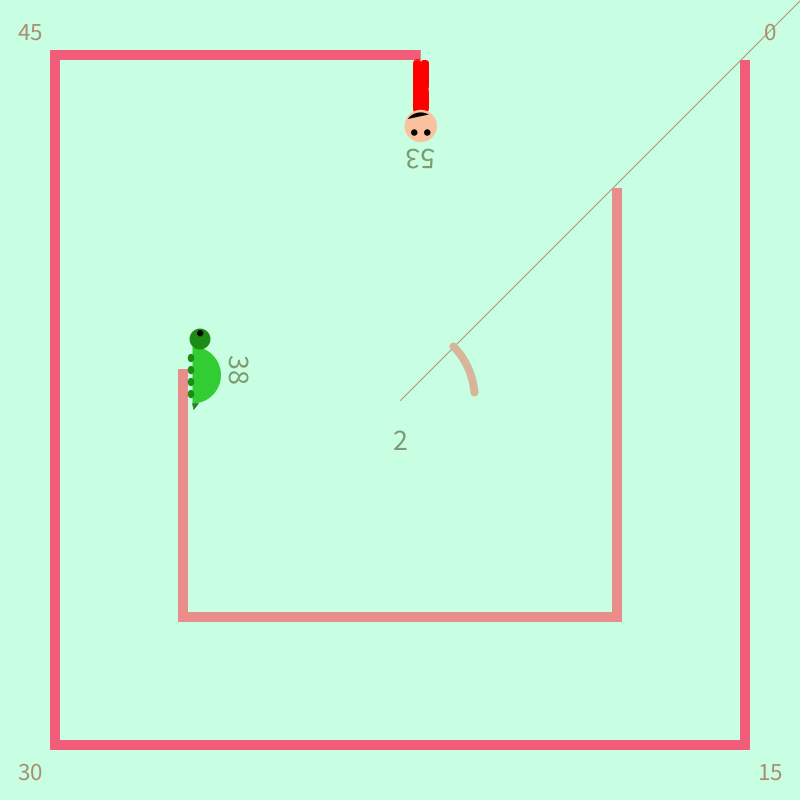
Frame 1 (no input)
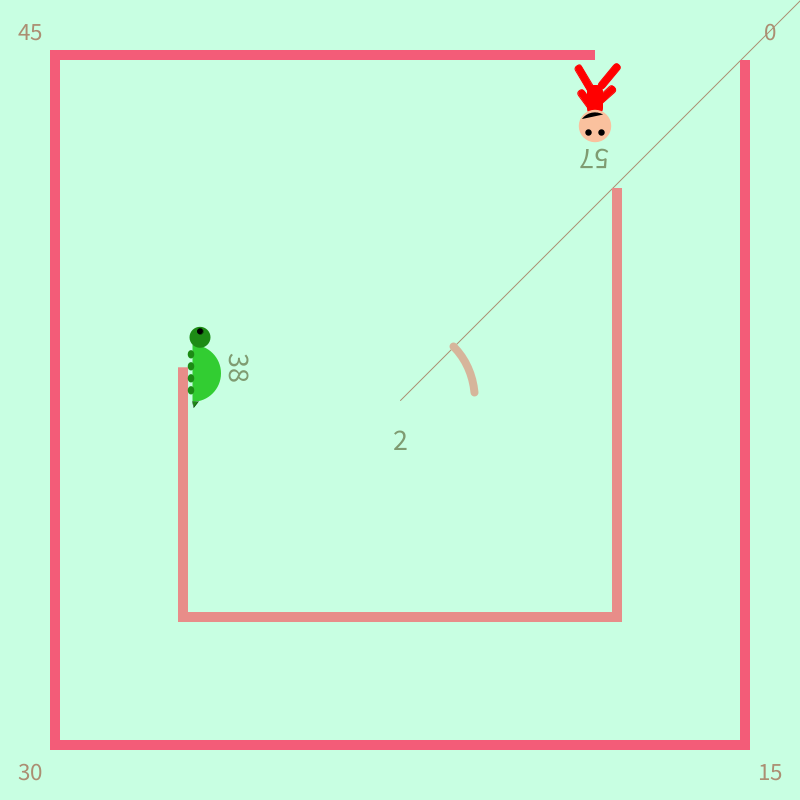
Frame 60 (the mouse pressed at the canvas centre just before this capture)
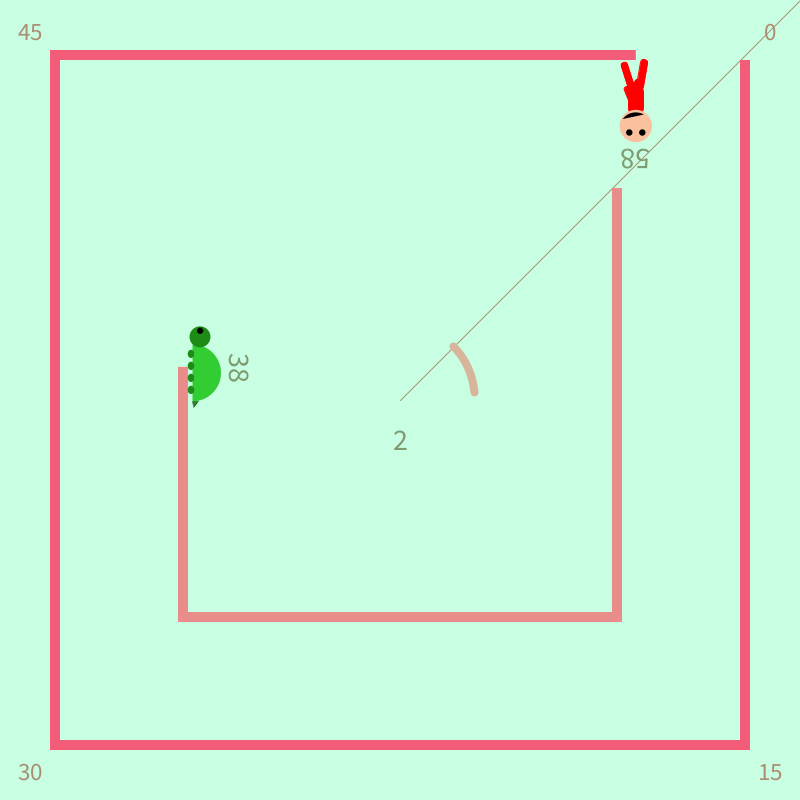
Frame 120 (the mouse held since frame 60 and released just before this capture)

The Processing sketch that drew these frames (run headless with seeded random() and noise(); from frame 60 on, the mouse is pressed at the canvas centre):

// Processing sketch: processing_96570
// ── processing_96570.pde


class Human {

  float x;
  float y;

  // rotation for man's leg and arm
  float rotate1;
  float rotate2;

  // rotate positive or negative?
  float rotate1val;
  float rotate2val;

  Human() {
    rotate1 = 0;
    rotate2 = 0;
    rotate1val = 1;
    rotate2val = -0.5;
  }

  // draw the man!
  void drawMan(float x, float y) {

    // body
    rectMode(CENTER);
    stroke(255, 0, 0);
    fill(255, 0, 0);
    rect(x, y, 15, 30, 12, 12, 12, 12);

    // legs
    rectMode(CORNER);

    pushMatrix();
    translate(x-7.5, y+10);
    rotate(radians(rotate1));
    rect(0, 0, 7, 30, 12, 12, 12, 12);
    popMatrix();

    pushMatrix();
    translate(x, y+10);  
    rotate(radians(rotate2));
    rect(0, 0, 7, 30, 12, 12, 12, 12);
    popMatrix();

    // arms
    pushMatrix();
    translate(x-5, y-13);
    rotate(radians(rotate2*1.2));
    rect(0, 0, 7, 30, 12, 12, 12, 12);
    popMatrix();

    pushMatrix();
    translate(x, y-10);
    rotate(radians(rotate1*1.2));
    rect(0, 0, 7, 30, 12, 12, 12, 12);
    popMatrix();

    // head
    pushMatrix();
    scale(0.13);
    translate(-250, -450);

    noStroke();
    //the face
    strokeWeight(2);
    fill(250, 193, 158, 255);
    ellipse(250, 250, 250, 250);
    strokeWeight(1);

    //the mouth
    fill(0, 0, 0, 255);
    arc(250, 230, 250, 250, PI/5, PI/1.5, CHORD);

    //the eyes
    ellipse(200, 200, 50, 50);
    ellipse(300, 200, 50, 50);

    popMatrix();

    // show second value
    fill(a, b, c);
    textSize(30);
    textAlign(CENTER);
    text(nf(ss, 2, 0), 0, -50);
  }

  // function for the human's leg movement
  void legMove() {

    rotate1 = rotate1 + rotate1val;
    rotate2 = rotate2 + rotate2val;

    if (rotate1 > 45)
      rotate1val = -0.5;
    else if (rotate1 < -45)
      rotate1val = 1;

    if (rotate2 > 45)
      rotate2val = -0.5;
    else if (rotate2 < -45)
      rotate2val = 1;
  }

  // the current second value sec is needed to
  // calculate the man's position and floor
  void calculateManPosition(float sec, float milli) {
    if (sec >= 0 && sec < 15) {
      x = width-margin;
      y = margin + (sec + milli/1000)*normalize;

      drawManFloor(width-marginB, marginB, width-marginB+10, y);

      updateManPosition(x, y, -90);
    }

    else if (sec >= 15 && sec < 30) {
      x = 800 - margin - (sec-15 + milli/1000)*normalize;
      y = height-margin;

      drawManFloor(width-marginB, marginB, width-marginB+10, height-marginB+10);
      drawManFloor(width-marginB, width-marginB, x, width-marginB+10);

      updateManPosition(x, y, 0);
    }

    else if (sec >= 30 && sec < 45) {
      x = margin;
      y = 800 - margin - (sec-30 + milli/1000)*normalize;

      drawManFloor(width-marginB, marginB, width-marginB+10, height-marginB+10);
      drawManFloor(width-marginB, width-marginB, marginB-10, width-marginB+10);
      drawManFloor(marginB, width-marginB, marginB-10, y);

      updateManPosition(x, y, 90);
    }

    else if (sec >= 45 && sec < 60) {
      x = margin + (sec-45 + milli/1000)*normalize;
      y = margin;

      drawManFloor(width-marginB, marginB, width-marginB+10, height-marginB+10);
      drawManFloor(width-marginB, width-marginB, marginB-10, width-marginB+10);
      drawManFloor(marginB, width-marginB, marginB-10, marginB-10);
      drawManFloor(marginB, marginB, x, marginB-10);

      updateManPosition(x, y, 180);
    }
  }

  // this function draws the floor of the man walking.
  // you need an input of the points of the rect.
  void drawManFloor(float x1, float y1, float x2, float y2) {
    rectMode(CORNERS);
    noStroke();
    fill(243, 92, 120);
    rect(x1, y1, x2, y2);
  }


  void updateManPosition(float x, float y, float rotation) {

    pushMatrix();
    translate(x, y);
    rotate(radians(rotation));
    drawMan(0, 0);
    popMatrix();

    // print man's position to debug
    println("Man x: "+x+"  Man y: "+y);
  }
}


class Turtle {

  float x;
  float y;
  float legMove;
  float legMoveCount;

  Turtle() {
    x = 0;
    y = 0;
    legMove = 1;
    legMoveCount = 0;
  }

  void drawTurtle(float x, float y) {

    pushMatrix();
    translate(x, y);
    scale(0.3);

    pushMatrix();
    translate(-200, -200);

    noStroke();

    // the shell of turtle
    fill(0, 100, 0);
    rectMode(CENTER);
    fill (50, 205, 50);
    arc(220, 225, 190, 190, radians(-180), 0);

    // head
    fill(29, 139, 21);
    ellipse(100, 200, 70, 70);
    stroke(0);
    fill(0);
    ellipse(80, 200, 20, 20);


    // tail
    fill(29, 139, 21);
    triangle(335, 220, 315, 205, 315, 225);

    popMatrix();
    popMatrix();

    // show minute value
    fill(a, b, c);
    textSize(30);
    textAlign(CENTER);
    text(int(mm), 0, -30);
  }

  // this function calculates the turtle's position and floor
  void calculateTurtlePosition(float min, float sec) {
    if (min >= 0 && min < 15) {
      x = width-marginTurtle;
      y = marginTurtle + (min + sec/60)*normalizeT;

      drawTurtleFloor(width-marginTurtleB, marginTurtleB, width-marginTurtleB+10, y);

      updateTurtlePosition(x, y, -90);
    }

    else if (min >= 15 && min < 30) {
      x = 800 - marginTurtle - (min-15 + sec/60)*normalizeT;
      y = height-marginTurtle;

      drawTurtleFloor(width-marginTurtleB, marginTurtleB, width-marginTurtleB+10, height-marginTurtleB+10);
      drawTurtleFloor(width-marginTurtleB, width-marginTurtleB, x, width-marginTurtleB+10);

      updateTurtlePosition(x, y, 0);
    }

    else if (min >= 30 && min < 45) {
      x = marginTurtle;
      y = 800 - marginTurtle - (min-30 + sec/60)*normalizeT;

      drawTurtleFloor(width-marginTurtleB, marginTurtleB, width-marginTurtleB+10, height-marginTurtleB+10);
      drawTurtleFloor(width-marginTurtleB, width-marginTurtleB, marginTurtleB-10, width-marginTurtleB+10);
      drawTurtleFloor(marginTurtleB, width-marginTurtleB, marginTurtleB-10, y);

      updateTurtlePosition(x, y, 90);
    }

    else if (min >= 45 && min < 60) {
      x = marginTurtle + (min-45 + sec/60)*normalizeT;
      y = marginTurtle;

      drawTurtleFloor(width-marginTurtleB, marginTurtleB, width-marginTurtleB+10, height-marginTurtleB+10);
      drawTurtleFloor(width-marginTurtleB, width-marginTurtleB, marginTurtleB-10, width-marginTurtleB+10);
      drawTurtleFloor(marginTurtleB, width-marginTurtleB, marginTurtleB-10, marginTurtleB-10);
      drawTurtleFloor(marginTurtleB, marginTurtleB, x, marginTurtleB-10);

      updateTurtlePosition(x, y, 180);
    }
  }

  // this function draws the floor of the turtle walking.
  // you need an input of the points of the rect.
  void drawTurtleFloor(float x1, float y1, float x2, float y2) {
    rectMode(CORNERS);
    noStroke();
    fill(232, 141, 137);
    rect(x1, y1, x2, y2);
  }

  void updateTurtlePosition(float x, float y, float rotation) {

    pushMatrix();
    translate(x, y);
    rotate(radians(rotation));
    drawTurtle(0, 0);

    if (legMoveCount < 15) {
      turtleLegMove(0+legMove, 0);
      ++legMoveCount;
    }
    else if (legMoveCount >= 15) {
      turtleLegMove(0+legMove, 0);
      legMove = -legMove;
      legMoveCount = 0;
    }

    popMatrix();

    // print turtle's position to debug
    println("Turtle x: "+x+"  Turtle y: "+y);
  }

  void turtleLegMove(float x, float y) {

    pushMatrix();
    translate(x, y);
    scale(0.3);

    pushMatrix();
    translate(-200, -200);

    noStroke();
    // legs
    noStroke();
    fill(29, 139, 21);
    ellipse(160, 230, 28, 22);
    ellipse(200, 230, 28, 22);
    ellipse(240, 230, 28, 22);
    ellipse(280, 230, 28, 22);

    popMatrix();
    popMatrix();
  }
}

import java.util.Calendar;
import java.util.TimeZone;
Calendar cal;

Human human1;
Turtle turtle1;


// margin for human
float margin = 100;

// margin for border
float marginB = 60;

// for the human's movement
float normalize = 600/15;

// margin for turtle
float marginTurtle = 200;

// margin for turtle border
float marginTurtleB = 188;

// for the turtle's movement
float normalizeT = 400/15;


// assign color for the time-telling numbers in clock
int a = 127;
int b = 155;
int c = 113;

// variables for storing time
float ss, mm, hh;

// variable for storing the millisecond value
float milliseconds = 0;


void setup() {
  size(800, 800);

  human1 = new Human();
  turtle1 = new Turtle();
}

// this function draws the hour bar with arc
void drawHour() {
  noFill();
  strokeWeight(8);
  stroke(214, 181, 155);
  float hourPoint =  (hh + mm/60)*360/24;
  //  float hourPoint = map(hh, 0, 24, 0, 360) + map(mm, 0, 59, 0, 360)/24;
  arc(width/2, height/2, 150, 150, radians(-45), radians(hourPoint-45));

  // text for hour
  fill(a, b, c);
  textSize(30);
  textAlign(CENTER);
  text(int(hh), width/2, height/2+50);
}

void draw() {
  // assign time value to variables
  ss = second();
  mm = minute();
  hh = hour();

  // get real milliseconds value from java
  cal = Calendar.getInstance(TimeZone.getTimeZone("UTC"));
  milliseconds = cal.get(Calendar.MILLISECOND);

  // set background
  background(200, 255, 226);

  /*
  // draw margin for man and turtle
   strokeWeight(1);
   stroke(0);
   fill(0, 0, 0, 0);
   rectMode(CORNER);
   rect(marginB-1, marginB-1, width-marginB*2 +1, height-marginB*2 +1);
   rect(marginTurtleB-1, marginTurtleB-1, width-marginTurtleB*2 +1, height-marginTurtleB*2 +1);
   */

  // draw the 0hour 0min 0sec line
  strokeWeight(1);
  stroke(171, 142, 114);
  line(width/2, height/2, width, 0);

  // tell 0, 15, 30, 45
  textAlign(CENTER);
  fill(171, 142, 114);
  textSize(25);
  text(0, width-30, 30+10);
  text(15, width-30, height-30+10);
  text(30, 30, height-30+10);
  text(45, 30, 30+10);

  // create a debug mode that changes the hour and minute
  if (mousePressed && mouseButton == LEFT) {
    hh = map(mouseX, 0, width, 0, 24);
    mm = map(mouseY, 0, height, 0, 60);

    // write text to tell it is in debug mode
    fill(255, 0, 0);
    textSize(20);
    textAlign(CENTER);
    text("Debug Mode", width/2, height-150);
    textSize(15);
    text("mouseX: hours,  mouseY: minutes", width/2, height-130);
    textSize(20);
    // nf() function tells to print two digits
    text(nf(int(hh), 2)+":"+nf(int(mm), 2)+":"+nf(int(ss), 2), width/2, height-100);
  }


  // calculate human's position by time and draw man
  human1.calculateManPosition(ss, milliseconds);

  // make the human's leg move
  human1.legMove();

  // calculate the turtle's position by time and draw turtle
  turtle1.calculateTurtlePosition(mm, ss);


  // draw the hour bar in the middle with arc
  drawHour();


  // print current time
  // nf() function makes it to print two digits
  println("Current real time: "+nf(hour(), 2)+":"+nf(minute(), 2)
    +":"+nf(second(), 2)+":"+int(milliseconds));
  println("\n");
}
